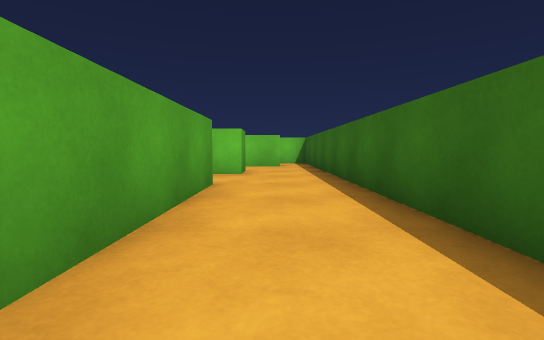
View 1 (above)

20 first-person views from a walk through a Unity game level. The camera is 0.59 m above the floor, tilts 4° down and sees 85° across. The floor is counted in squares, 1 m on a side. Each view is taken from the middle of a square. On the plan, view 1 faces up. The plan holds only what a view shows up to about 9 squares ahead; the rest is blank. The player character is not drawn.

View 2
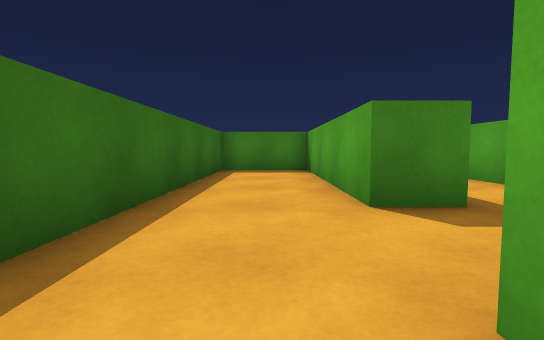

View 3
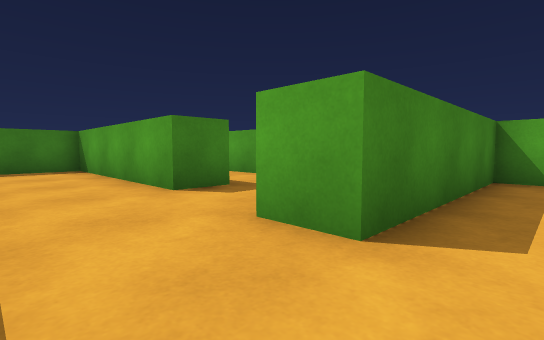

View 4
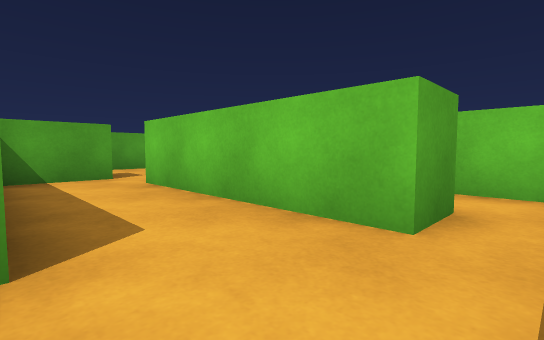

View 5
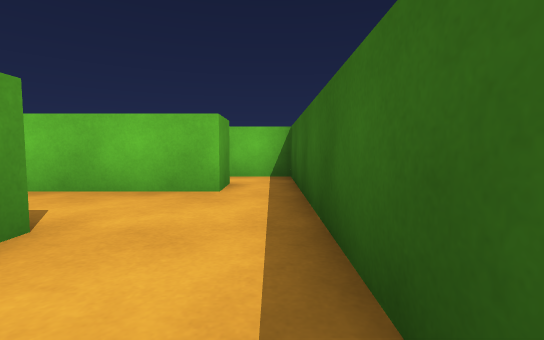

View 6
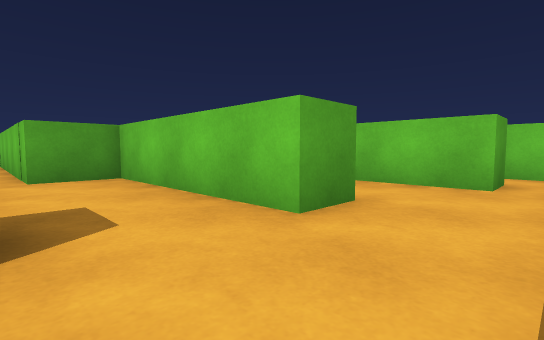

View 7
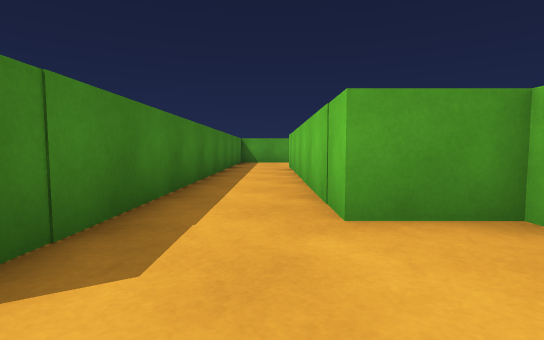

View 8
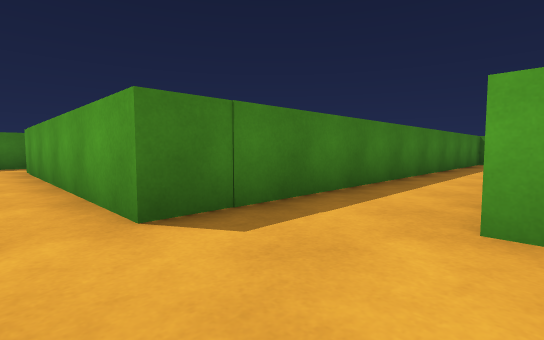

View 9
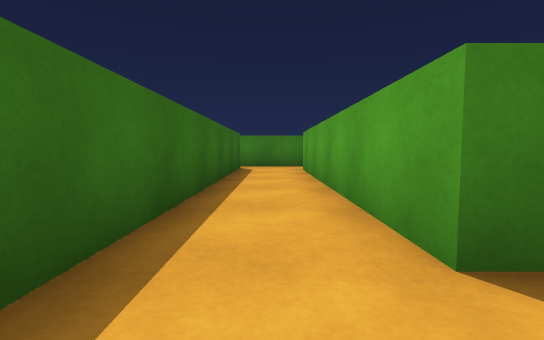

View 10
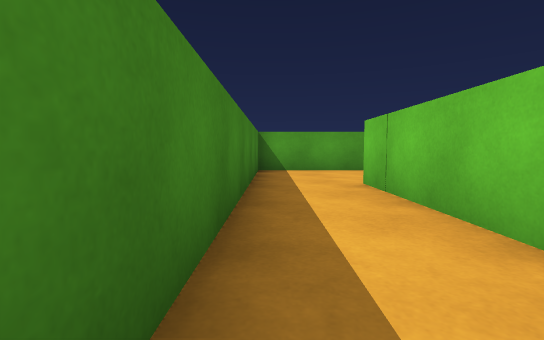

View 11
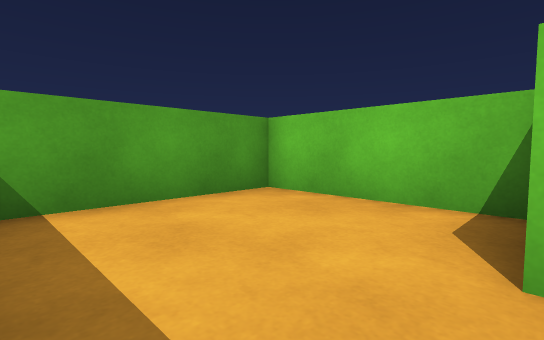

View 12
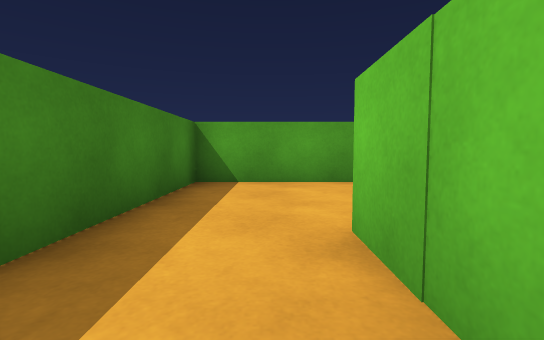

View 13
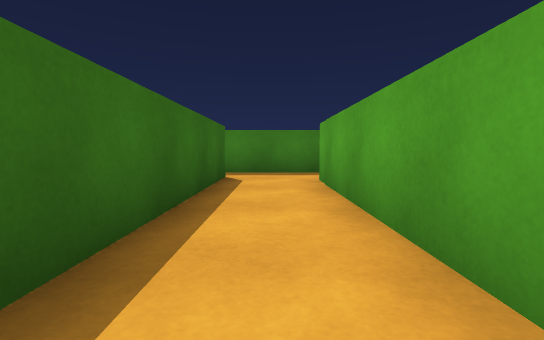

View 14
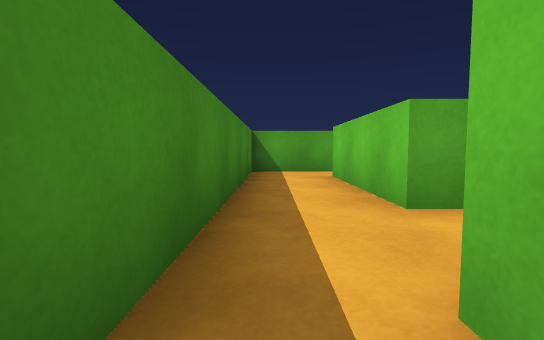

View 15
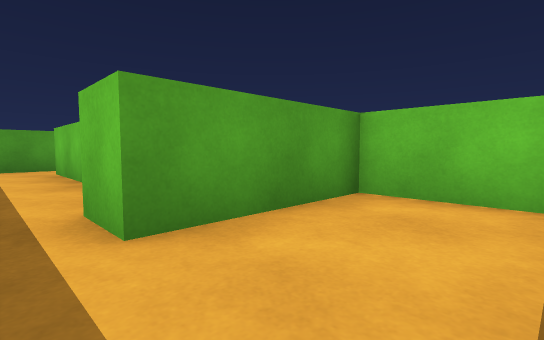

View 16
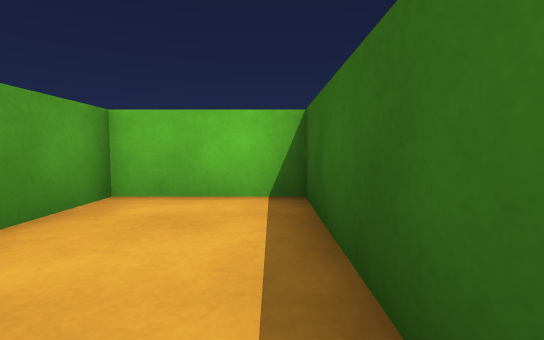

View 17
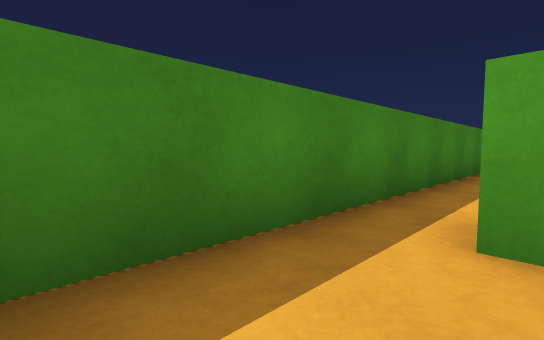

View 18
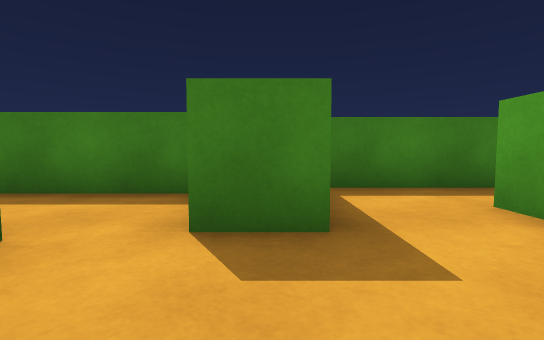

View 19
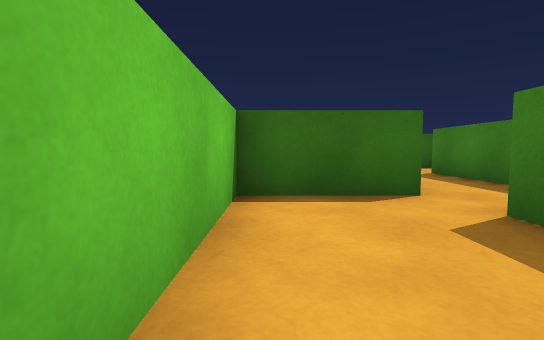

View 20
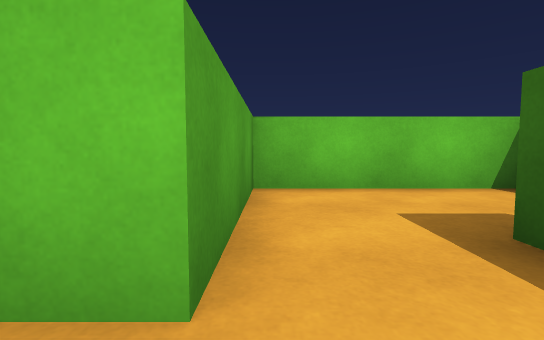

### Floor plan
Ten units are one square. View 1 is at (0, 0); x grows to the right and y downward. Boxes are objects, and circles mark ways between rooms. Rooms are numbered by the first view taken in them; rooms with no view inside come last. Other rooms are left out.
<svg viewBox="-168 -129 187 189">
<path fill="none" stroke="#000" d="M-21 -50 -10 -50 -10 3 14 3 14 -64M-7 -72 -24 -72M3 -101 -42 -101M-44 -81 -7 -81 -7 -72M14 -64 14 -84M3 -111 3 -101M14 -84 14 -124 -1 -124M-131 -72 -163 -72 -163 -36 -39 -36 -39 37M-24 -72 -54 -72 -54 -56 -131 -56M-20 43 -20 -40M14 46 14 13 -10 13 -10 43 -20 43M-24 55 10 55M-65 -99 -54 -99 -54 -81 -44 -81M-42 -101 -42 -124 -83 -124 -83 -90M-86 -75 -69 -75M-39 37 -75 37M-88 34 -88 55 -24 55"/>
<circle cx="5" cy="-75" r="3" fill="#2a7"/>
<circle cx="-15" cy="-60" r="3" fill="#2a7"/>
<circle cx="10" cy="-90" r="3" fill="#2a7"/>
<circle cx="-50" cy="-90" r="3" fill="#2a7"/>
<circle cx="-30" cy="30" r="3" fill="#2a7"/>
<circle cx="-15" cy="50" r="3" fill="#2a7"/>
<circle cx="-75" cy="-90" r="3" fill="#2a7"/>
<text x="0" y="-30">1</text>
<text x="-10" y="-90">2</text>
<text x="10" y="-110">3</text>
<text x="-80" y="-40">4</text>
<text x="0" y="40">5</text>
<text x="-70" y="-110">6</text>
<text x="-80" y="-80">7</text>
<text x="-60" y="40">8</text>
</svg>
Room 1 opens to room 2. Room 1 opens to room 4. Room 2 opens to room 3. Room 2 opens to room 6. Room 4 opens to room 8. Room 5 opens to room 8. Room 6 opens to room 7.

Where each view was taken, in squares from view 1:
view 1: 0 up, 0 right, facing up
view 2: 8 up, 0 right, facing down
view 3: 9 up, 1 right, facing down-left
view 4: 8 up, 1 right, facing up-left
view 5: 6 up, 1 right, facing up
view 6: 5 up, 1 right, facing up-left
view 7: 5 up, 3 left, facing left
view 8: 6 up, 3 left, facing down-left
view 9: 5 up, 3 left, facing down
view 10: 4 up, 8 left, facing left
view 11: 4 up, 13 left, facing up-left
view 12: 5 up, 11 left, facing left
view 13: 2 up, 3 left, facing down
view 14: 5 down, 1 left, facing left
view 15: 5 down, 1 right, facing up-left
view 16: 5 down, 1 right, facing up
view 17: 4 down, 1 right, facing down-left
view 18: 12 up, 6 left, facing down
view 19: 12 up, 8 left, facing right
view 20: 8 up, 8 left, facing up
